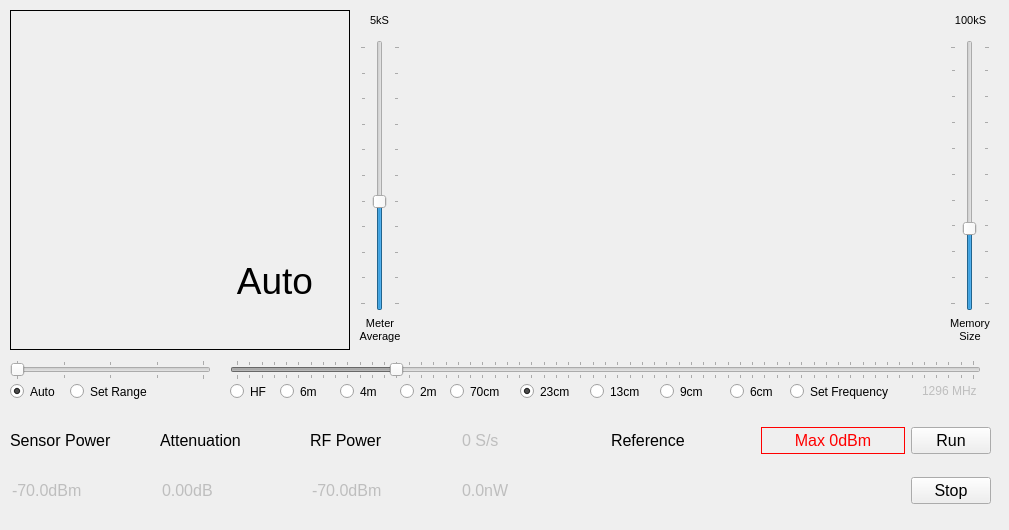
      <widget class="QWidget" name="displayTab">
       <attribute name="title">
        <string>Display</string>
       </attribute>
       <widget class="QFrame" name="frame">
        <property name="geometry">
         <rect>
          <x>10</x>
          <y>10</y>
          <width>340</width>
          <height>340</height>
         </rect>
        </property>
        <property name="autoFillBackground">
         <bool>true</bool>
        </property>
        <property name="frameShape">
         <enum>QFrame::Box</enum>
        </property>
        <property name="frameShadow">
         <enum>QFrame::Plain</enum>
        </property>
        <property name="lineWidth">
         <number>1</number>
        </property>
        <property name="midLineWidth">
         <number>2</number>
        </property>
        <widget class="AnalogGaugeWidget" name="meterWidget" native="true">
         <property name="geometry">
          <rect>
           <x>10</x>
           <y>10</y>
           <width>321</width>
           <height>321</height>
          </rect>
         </property>
         <property name="sizePolicy">
          <sizepolicy hsizetype="Preferred" vsizetype="Preferred">
           <horstretch>0</horstretch>
           <verstretch>0</verstretch>
          </sizepolicy>
         </property>
         <property name="autoFillBackground">
          <bool>true</bool>
         </property>
         <property name="styleSheet">
          <string notr="true"/>
         </property>
         <widget class="QLabel" name="powerUnit">
          <property name="geometry">
           <rect>
            <x>210</x>
            <y>240</y>
            <width>90</width>
            <height>42</height>
           </rect>
          </property>
          <property name="font">
           <font>
            <pointsize>28</pointsize>
           </font>
          </property>
          <property name="layoutDirection">
           <enum>Qt::LeftToRight</enum>
          </property>
          <property name="text">
           <string>Auto</string>
          </property>
          <property name="alignment">
           <set>Qt::AlignCenter</set>
          </property>
         </widget>
        </widget>
       </widget>
       <widget class="PlotWidget" name="graphWidget" native="true">
        <property name="geometry">
         <rect>
          <x>410</x>
          <y>10</y>
          <width>531</width>
          <height>341</height>
         </rect>
        </property>
        <property name="autoFillBackground">
         <bool>false</bool>
        </property>
        <property name="styleSheet">
         <string notr="true"/>
        </property>
       </widget>
       <widget class="QLabel" name="label_3">
        <property name="geometry">
         <rect>
          <x>350</x>
          <y>310</y>
          <width>60</width>
          <height>40</height>
         </rect>
        </property>
        <property name="font">
         <font>
          <pointsize>8</pointsize>
         </font>
        </property>
        <property name="layoutDirection">
         <enum>Qt::LeftToRight</enum>
        </property>
        <property name="text">
         <string>Meter
Average</string>
        </property>
        <property name="alignment">
         <set>Qt::AlignCenter</set>
        </property>
        <property name="wordWrap">
         <bool>true</bool>
        </property>
       </widget>
       <widget class="QLabel" name="label_6">
        <property name="geometry">
         <rect>
          <x>940</x>
          <y>310</y>
          <width>60</width>
          <height>40</height>
         </rect>
        </property>
        <property name="font">
         <font>
          <pointsize>8</pointsize>
         </font>
        </property>
        <property name="text">
         <string>Memory
Size</string>
        </property>
        <property name="alignment">
         <set>Qt::AlignCenter</set>
        </property>
        <property name="wordWrap">
         <bool>true</bool>
        </property>
       </widget>
       <widget class="QLabel" name="label_17">
        <property name="geometry">
         <rect>
          <x>370</x>
          <y>10</y>
          <width>31</width>
          <height>20</height>
         </rect>
        </property>
        <property name="font">
         <font>
          <pointsize>8</pointsize>
         </font>
        </property>
        <property name="text">
         <string>5kS</string>
        </property>
       </widget>
       <widget class="QSlider" name="averaging">
        <property name="geometry">
         <rect>
          <x>360</x>
          <y>40</y>
          <width>40</width>
          <height>271</height>
         </rect>
        </property>
        <property name="tabletTracking">
         <bool>false</bool>
        </property>
        <property name="styleSheet">
         <string notr="true"/>
        </property>
        <property name="minimum">
         <number>1</number>
        </property>
        <property name="maximum">
         <number>5000</number>
        </property>
        <property name="singleStep">
         <number>10</number>
        </property>
        <property name="pageStep">
         <number>100</number>
        </property>
        <property name="value">
         <number>2000</number>
        </property>
        <property name="tracking">
         <bool>false</bool>
        </property>
        <property name="orientation">
         <enum>Qt::Vertical</enum>
        </property>
        <property name="tickPosition">
         <enum>QSlider::TicksBothSides</enum>
        </property>
        <property name="tickInterval">
         <number>500</number>
        </property>
       </widget>
       <widget class="QSlider" name="memorySize">
        <property name="geometry">
         <rect>
          <x>950</x>
          <y>40</y>
          <width>40</width>
          <height>271</height>
         </rect>
        </property>
        <property name="styleSheet">
         <string notr="true"/>
        </property>
        <property name="minimum">
         <number>1</number>
        </property>
        <property name="maximum">
         <number>100</number>
        </property>
        <property name="singleStep">
         <number>10</number>
        </property>
        <property name="pageStep">
         <number>100</number>
        </property>
        <property name="value">
         <number>30</number>
        </property>
        <property name="tracking">
         <bool>false</bool>
        </property>
        <property name="orientation">
         <enum>Qt::Vertical</enum>
        </property>
        <property name="tickPosition">
         <enum>QSlider::TicksBothSides</enum>
        </property>
        <property name="tickInterval">
         <number>10</number>
        </property>
       </widget>
       <widget class="QLabel" name="label_19">
        <property name="geometry">
         <rect>
          <x>950</x>
          <y>10</y>
          <width>41</width>
          <height>20</height>
         </rect>
        </property>
        <property name="font">
         <font>
          <pointsize>8</pointsize>
         </font>
        </property>
        <property name="text">
         <string>100kS</string>
        </property>
        <property name="alignment">
         <set>Qt::AlignCenter</set>
        </property>
       </widget>
       <widget class="QSlider" name="GHzSlider">
        <property name="enabled">
         <bool>false</bool>
        </property>
        <property name="geometry">
         <rect>
          <x>230</x>
          <y>360</y>
          <width>751</width>
          <height>20</height>
         </rect>
        </property>
        <property name="minimum">
         <number>0</number>
        </property>
        <property name="maximum">
         <number>6000</number>
        </property>
        <property name="singleStep">
         <number>100</number>
        </property>
        <property name="pageStep">
         <number>500</number>
        </property>
        <property name="value">
         <number>1296</number>
        </property>
        <property name="tracking">
         <bool>false</bool>
        </property>
        <property name="orientation">
         <enum>Qt::Horizontal</enum>
        </property>
        <property name="tickPosition">
         <enum>QSlider::TicksBothSides</enum>
        </property>
        <property name="tickInterval">
         <number>100</number>
        </property>
       </widget>
       <widget class="QWidget" name="layoutWidget">
        <property name="geometry">
         <rect>
          <x>10</x>
          <y>410</y>
          <width>981</width>
          <height>111</height>
         </rect>
        </property>
        <layout class="QGridLayout" name="measurements">
         <item row="1" column="5">
          <widget class="QLabel" name="spiNoise">
           <property name="enabled">
            <bool>false</bool>
           </property>
           <property name="font">
            <font>
             <pointsize>12</pointsize>
            </font>
           </property>
           <property name="autoFillBackground">
            <bool>false</bool>
           </property>
           <property name="styleSheet">
            <string notr="true">color: rgb(255, 0, 0);</string>
           </property>
           <property name="text">
            <string/>
           </property>
           <property name="alignment">
            <set>Qt::AlignLeading|Qt::AlignLeft|Qt::AlignVCenter</set>
           </property>
          </widget>
         </item>
         <item row="0" column="1">
          <widget class="QLabel" name="label_10">
           <property name="sizePolicy">
            <sizepolicy hsizetype="Minimum" vsizetype="Preferred">
             <horstretch>0</horstretch>
             <verstretch>0</verstretch>
            </sizepolicy>
           </property>
           <property name="font">
            <font>
             <pointsize>12</pointsize>
            </font>
           </property>
           <property name="text">
            <string>Attenuation</string>
           </property>
           <property name="alignment">
            <set>Qt::AlignLeading|Qt::AlignLeft|Qt::AlignVCenter</set>
           </property>
           <property name="wordWrap">
            <bool>false</bool>
           </property>
          </widget>
         </item>
         <item row="0" column="0">
          <widget class="QLabel" name="label_9">
           <property name="font">
            <font>
             <pointsize>12</pointsize>
            </font>
           </property>
           <property name="text">
            <string>Sensor Power</string>
           </property>
           <property name="alignment">
            <set>Qt::AlignLeading|Qt::AlignLeft|Qt::AlignVCenter</set>
           </property>
          </widget>
         </item>
         <item row="0" column="6">
          <widget class="QPushButton" name="runButton">
           <property name="sizePolicy">
            <sizepolicy hsizetype="Maximum" vsizetype="Fixed">
             <horstretch>0</horstretch>
             <verstretch>0</verstretch>
            </sizepolicy>
           </property>
           <property name="font">
            <font>
             <pointsize>12</pointsize>
            </font>
           </property>
           <property name="text">
            <string>Run</string>
           </property>
           <property name="iconSize">
            <size>
             <width>10</width>
             <height>16</height>
            </size>
           </property>
          </widget>
         </item>
         <item row="0" column="4">
          <widget class="QLabel" name="label_14">
           <property name="font">
            <font>
             <pointsize>12</pointsize>
            </font>
           </property>
           <property name="text">
            <string>Reference</string>
           </property>
           <property name="alignment">
            <set>Qt::AlignLeading|Qt::AlignLeft|Qt::AlignVCenter</set>
           </property>
          </widget>
         </item>
         <item row="0" column="2">
          <widget class="QLabel" name="label_12">
           <property name="font">
            <font>
             <pointsize>12</pointsize>
            </font>
           </property>
           <property name="text">
            <string>RF Power</string>
           </property>
           <property name="alignment">
            <set>Qt::AlignLeading|Qt::AlignLeft|Qt::AlignVCenter</set>
           </property>
           <property name="wordWrap">
            <bool>true</bool>
           </property>
          </widget>
         </item>
         <item row="0" column="3">
          <widget class="QDoubleSpinBox" name="measurementRate">
           <property name="enabled">
            <bool>false</bool>
           </property>
           <property name="font">
            <font>
             <pointsize>12</pointsize>
            </font>
           </property>
           <property name="frame">
            <bool>false</bool>
           </property>
           <property name="alignment">
            <set>Qt::AlignLeading|Qt::AlignLeft|Qt::AlignVCenter</set>
           </property>
           <property name="buttonSymbols">
            <enum>QAbstractSpinBox::NoButtons</enum>
           </property>
           <property name="suffix">
            <string> S/s</string>
           </property>
           <property name="decimals">
            <number>0</number>
           </property>
           <property name="maximum">
            <double>50000.000000000000000</double>
           </property>
          </widget>
         </item>
         <item row="1" column="3">
          <widget class="QDoubleSpinBox" name="powerWatts">
           <property name="enabled">
            <bool>false</bool>
           </property>
           <property name="font">
            <font>
             <pointsize>12</pointsize>
            </font>
           </property>
           <property name="frame">
            <bool>false</bool>
           </property>
           <property name="alignment">
            <set>Qt::AlignLeading|Qt::AlignLeft|Qt::AlignVCenter</set>
           </property>
           <property name="readOnly">
            <bool>true</bool>
           </property>
           <property name="buttonSymbols">
            <enum>QAbstractSpinBox::NoButtons</enum>
           </property>
           <property name="suffix">
            <string>nW</string>
           </property>
           <property name="decimals">
            <number>1</number>
           </property>
           <property name="minimum">
            <double>0.000000000000000</double>
           </property>
           <property name="maximum">
            <double>10000.000000000000000</double>
           </property>
           <property name="singleStep">
            <double>0.010000000000000</double>
           </property>
           <property name="value">
            <double>0.000000000000000</double>
           </property>
          </widget>
         </item>
         <item row="1" column="6">
          <widget class="QPushButton" name="stopButton">
           <property name="sizePolicy">
            <sizepolicy hsizetype="Maximum" vsizetype="Fixed">
             <horstretch>0</horstretch>
             <verstretch>0</verstretch>
            </sizepolicy>
           </property>
           <property name="font">
            <font>
             <pointsize>12</pointsize>
            </font>
           </property>
           <property name="text">
            <string>Stop</string>
           </property>
           <property name="iconSize">
            <size>
             <width>10</width>
             <height>16</height>
            </size>
           </property>
          </widget>
         </item>
         <item row="0" column="5">
          <widget class="QLabel" name="warning">
           <property name="sizePolicy">
            <sizepolicy hsizetype="Minimum" vsizetype="Preferred">
             <horstretch>0</horstretch>
             <verstretch>0</verstretch>
            </sizepolicy>
           </property>
           <property name="minimumSize">
            <size>
             <width>0</width>
             <height>0</height>
            </size>
           </property>
           <property name="baseSize">
            <size>
             <width>10</width>
             <height>0</height>
            </size>
           </property>
           <property name="font">
            <font>
             <pointsize>12</pointsize>
            </font>
           </property>
           <property name="styleSheet">
            <string notr="true">color: rgb(255, 0, 0);</string>
           </property>
           <property name="frameShape">
            <enum>QFrame::Box</enum>
           </property>
           <property name="text">
            <string>Max 0dBm</string>
           </property>
           <property name="alignment">
            <set>Qt::AlignCenter</set>
           </property>
          </widget>
         </item>
         <item row="1" column="2">
          <widget class="QDoubleSpinBox" name="inputPower">
           <property name="enabled">
            <bool>false</bool>
           </property>
           <property name="font">
            <font>
             <pointsize>12</pointsize>
            </font>
           </property>
           <property name="frame">
            <bool>false</bool>
           </property>
           <property name="alignment">
            <set>Qt::AlignLeading|Qt::AlignLeft|Qt::AlignVCenter</set>
           </property>
           <property name="readOnly">
            <bool>true</bool>
           </property>
           <property name="buttonSymbols">
            <enum>QAbstractSpinBox::NoButtons</enum>
           </property>
           <property name="suffix">
            <string>dBm</string>
           </property>
           <property name="decimals">
            <number>1</number>
           </property>
           <property name="minimum">
            <double>-70.000000000000000</double>
           </property>
           <property name="maximum">
            <double>63.000000000000000</double>
           </property>
           <property name="singleStep">
            <double>0.010000000000000</double>
           </property>
           <property name="value">
            <double>-70.000000000000000</double>
           </property>
          </widget>
         </item>
         <item row="1" column="0">
          <widget class="QDoubleSpinBox" name="sensorPower">
           <property name="enabled">
            <bool>false</bool>
           </property>
           <property name="font">
            <font>
             <pointsize>12</pointsize>
            </font>
           </property>
           <property name="autoFillBackground">
            <bool>false</bool>
           </property>
           <property name="frame">
            <bool>false</bool>
           </property>
           <property name="alignment">
            <set>Qt::AlignLeading|Qt::AlignLeft|Qt::AlignVCenter</set>
           </property>
           <property name="buttonSymbols">
            <enum>QAbstractSpinBox::NoButtons</enum>
           </property>
           <property name="suffix">
            <string>dBm</string>
           </property>
           <property name="decimals">
            <number>1</number>
           </property>
           <property name="minimum">
            <double>-70.000000000000000</double>
           </property>
           <property name="maximum">
            <double>20.000000000000000</double>
           </property>
           <property name="singleStep">
            <double>0.010000000000000</double>
           </property>
           <property name="value">
            <double>-70.000000000000000</double>
           </property>
          </widget>
         </item>
         <item row="1" column="1">
          <widget class="QDoubleSpinBox" name="totalLoss">
           <property name="enabled">
            <bool>false</bool>
           </property>
           <property name="font">
            <font>
             <pointsize>12</pointsize>
            </font>
           </property>
           <property name="autoFillBackground">
            <bool>false</bool>
           </property>
           <property name="frame">
            <bool>false</bool>
           </property>
           <property name="alignment">
            <set>Qt::AlignLeading|Qt::AlignLeft|Qt::AlignVCenter</set>
           </property>
           <property name="buttonSymbols">
            <enum>QAbstractSpinBox::NoButtons</enum>
           </property>
           <property name="suffix">
            <string>dB</string>
           </property>
           <property name="decimals">
            <number>2</number>
           </property>
           <property name="minimum">
            <double>-120.000000000000000</double>
           </property>
           <property name="maximum">
            <double>120.000000000000000</double>
           </property>
           <property name="singleStep">
            <double>0.010000000000000</double>
           </property>
          </widget>
         </item>
         <item row="1" column="4">
          <widget class="QLabel" name="calQualLabel">
           <property name="enabled">
            <bool>false</bool>
           </property>
           <property name="font">
            <font>
             <family>Sans Serif</family>
             <pointsize>12</pointsize>
            </font>
           </property>
           <property name="autoFillBackground">
            <bool>false</bool>
           </property>
           <property name="frameShape">
            <enum>QFrame::NoFrame</enum>
           </property>
           <property name="lineWidth">
            <number>1</number>
           </property>
           <property name="text">
            <string/>
           </property>
           <property name="alignment">
            <set>Qt::AlignLeading|Qt::AlignLeft|Qt::AlignVCenter</set>
           </property>
          </widget>
         </item>
        </layout>
       </widget>
       <widget class="QSpinBox" name="freqBox">
        <property name="enabled">
         <bool>false</bool>
        </property>
        <property name="geometry">
         <rect>
          <x>920</x>
          <y>380</y>
          <width>71</width>
          <height>21</height>
         </rect>
        </property>
        <property name="font">
         <font>
          <pointsize>9</pointsize>
         </font>
        </property>
        <property name="frame">
         <bool>false</bool>
        </property>
        <property name="alignment">
         <set>Qt::AlignLeading|Qt::AlignLeft|Qt::AlignVCenter</set>
        </property>
        <property name="buttonSymbols">
         <enum>QAbstractSpinBox::NoButtons</enum>
        </property>
        <property name="keyboardTracking">
         <bool>false</bool>
        </property>
        <property name="suffix">
         <string> MHz</string>
        </property>
        <property name="minimum">
         <number>0</number>
        </property>
        <property name="maximum">
         <number>6000</number>
        </property>
        <property name="singleStep">
         <number>100</number>
        </property>
        <property name="value">
         <number>1296</number>
        </property>
       </widget>
       <widget class="QRadioButton" name="HF">
        <property name="geometry">
         <rect>
          <x>230</x>
          <y>380</y>
          <width>51</width>
          <height>23</height>
         </rect>
        </property>
        <property name="text">
         <string>HF</string>
        </property>
        <attribute name="buttonGroup">
         <string notr="true">hamBands</string>
        </attribute>
       </widget>
       <widget class="QRadioButton" name="m6">
        <property name="geometry">
         <rect>
          <x>280</x>
          <y>380</y>
          <width>51</width>
          <height>23</height>
         </rect>
        </property>
        <property name="text">
         <string>6m</string>
        </property>
        <attribute name="buttonGroup">
         <string notr="true">hamBands</string>
        </attribute>
       </widget>
       <widget class="QRadioButton" name="m4">
        <property name="geometry">
         <rect>
          <x>340</x>
          <y>380</y>
          <width>51</width>
          <height>23</height>
         </rect>
        </property>
        <property name="text">
         <string>4m</string>
        </property>
        <attribute name="buttonGroup">
         <string notr="true">hamBands</string>
        </attribute>
       </widget>
       <widget class="QRadioButton" name="m2">
        <property name="geometry">
         <rect>
          <x>400</x>
          <y>380</y>
          <width>51</width>
          <height>23</height>
         </rect>
        </property>
        <property name="text">
         <string>2m</string>
        </property>
        <attribute name="buttonGroup">
         <string notr="true">hamBands</string>
        </attribute>
       </widget>
       <widget class="QRadioButton" name="cm70">
        <property name="geometry">
         <rect>
          <x>450</x>
          <y>380</y>
          <width>61</width>
          <height>23</height>
         </rect>
        </property>
        <property name="text">
         <string>70cm</string>
        </property>
        <attribute name="buttonGroup">
         <string notr="true">hamBands</string>
        </attribute>
       </widget>
       <widget class="QRadioButton" name="cm23">
        <property name="geometry">
         <rect>
          <x>520</x>
          <y>380</y>
          <width>61</width>
          <height>23</height>
         </rect>
        </property>
        <property name="text">
         <string>23cm</string>
        </property>
        <property name="checked">
         <bool>true</bool>
        </property>
        <attribute name="buttonGroup">
         <string notr="true">hamBands</string>
        </attribute>
       </widget>
       <widget class="QRadioButton" name="cm13">
        <property name="geometry">
         <rect>
          <x>590</x>
          <y>380</y>
          <width>61</width>
          <height>23</height>
         </rect>
        </property>
        <property name="text">
         <string>13cm</string>
        </property>
        <attribute name="buttonGroup">
         <string notr="true">hamBands</string>
        </attribute>
       </widget>
       <widget class="QRadioButton" name="cm9">
        <property name="geometry">
         <rect>
          <x>660</x>
          <y>380</y>
          <width>61</width>
          <height>23</height>
         </rect>
        </property>
        <property name="text">
         <string>9cm</string>
        </property>
        <attribute name="buttonGroup">
         <string notr="true">hamBands</string>
        </attribute>
       </widget>
       <widget class="QRadioButton" name="cm6">
        <property name="geometry">
         <rect>
          <x>730</x>
          <y>380</y>
          <width>61</width>
          <height>23</height>
         </rect>
        </property>
        <property name="text">
         <string>6cm</string>
        </property>
        <attribute name="buttonGroup">
         <string notr="true">hamBands</string>
        </attribute>
       </widget>
       <widget class="QRadioButton" name="noBand">
        <property name="geometry">
         <rect>
          <x>790</x>
          <y>380</y>
          <width>121</width>
          <height>23</height>
         </rect>
        </property>
        <property name="text">
         <string>Set Frequency</string>
        </property>
        <attribute name="buttonGroup">
         <string notr="true">hamBands</string>
        </attribute>
       </widget>
       <widget class="QRadioButton" name="autoRangeButton">
        <property name="geometry">
         <rect>
          <x>10</x>
          <y>380</y>
          <width>61</width>
          <height>23</height>
         </rect>
        </property>
        <property name="text">
         <string>Auto</string>
        </property>
        <property name="checked">
         <bool>true</bool>
        </property>
        <attribute name="buttonGroup">
         <string notr="true">dBmRange</string>
        </attribute>
       </widget>
       <widget class="QRadioButton" name="setRangeButton">
        <property name="geometry">
         <rect>
          <x>70</x>
          <y>380</y>
          <width>101</width>
          <height>23</height>
         </rect>
        </property>
        <property name="text">
         <string>Set Range</string>
        </property>
        <attribute name="buttonGroup">
         <string notr="true">dBmRange</string>
        </attribute>
       </widget>
       <widget class="QSlider" name="rangeSlider">
        <property name="enabled">
         <bool>false</bool>
        </property>
        <property name="geometry">
         <rect>
          <x>10</x>
          <y>360</y>
          <width>201</width>
          <height>20</height>
         </rect>
        </property>
        <property name="minimum">
         <number>0</number>
        </property>
        <property name="maximum">
         <number>4</number>
        </property>
        <property name="singleStep">
         <number>1</number>
        </property>
        <property name="pageStep">
         <number>1</number>
        </property>
        <property name="sliderPosition">
         <number>0</number>
        </property>
        <property name="tracking">
         <bool>false</bool>
        </property>
        <property name="orientation">
         <enum>Qt::Horizontal</enum>
        </property>
        <property name="tickPosition">
         <enum>QSlider::TicksBothSides</enum>
        </property>
       </widget>
      </widget>
